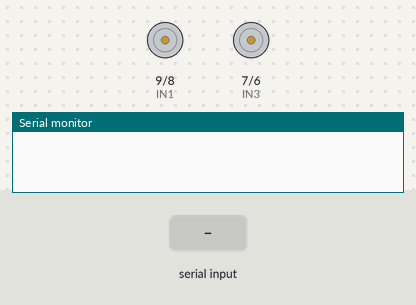
Simulated run of this sketch. Board: Arduino Uno, built with avr-gcc and run on an emulated ATmega328P. On the bench: motor-driver pin pairs drawn as motors (green arrow = first pin HIGH = forward, orange = second pin HIGH = backward, longer = more drive, scaled by the enable pin), the last lines printed to the serial monitor. The inputs (shaded band) are chosen by the test bench.

Above: at 1.2 s.
1.3 s: "30,150\n" received over Serial
At 1.7 s:
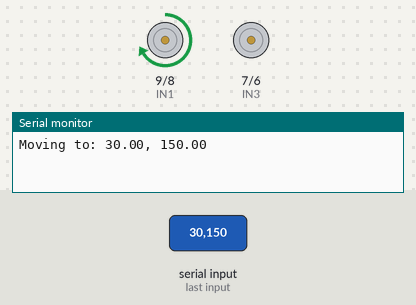
At 2.45 s:
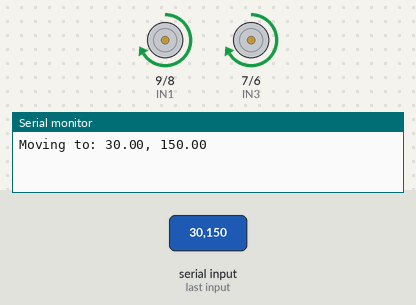
Timing chart, 0 to 10.3 s (numbered marks = the images above; inputs shaded):
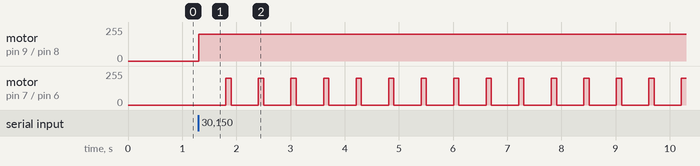

The sketch:

directioncode.ino.ino
```cpp
// Motor A - Left side
const int IN1 = 9;
const int IN2 = 8;
const int ENA = 10;

// Motor B - Right side
const int IN3 = 7;
const int IN4 = 6;
const int ENB = 5;

// Variables for tracking position
float currentX = 0;
float currentY = 0;

// Speed settings
const int motorSpeed = 200;  // Set the motor speed (0-255)

void setup() {
    Serial.begin(9600);

    // Motor pin modes
    pinMode(IN1, OUTPUT);
    pinMode(IN2, OUTPUT);
    pinMode(ENA, OUTPUT);
    pinMode(IN3, OUTPUT);
    pinMode(IN4, OUTPUT);
    pinMode(ENB, OUTPUT);
}
void loop() {
    if (Serial.available()) {
        String coords = Serial.readStringUntil('\n');
        int commaIndex = coords.indexOf(',');
        if (commaIndex > 0) {
            String xStr = coords.substring(0, commaIndex);
            String yStr = coords.substring(commaIndex + 1);
            float targetX = xStr.toFloat();
            float targetY = yStr.toFloat();

            Serial.print("Moving to: ");
            Serial.print(targetX);
            Serial.print(", ");
            Serial.println(targetY);

            move_rover_to_target(targetX, targetY);
            Serial.println("reached"); // Send acknowledgment after reaching the target
            delay(100); // Add a delay after sending acknowledgment
        }
    }
}


void move_rover_to_target(float targetX, float targetY) {
    float threshold = 0.1; // Acceptable distance to consider the target reached

    while (true) {
        float deltaX = targetX - currentX;
        float deltaY = targetY - currentY;

        // Check if the target is reached
        if (abs(deltaX) < threshold && abs(deltaY) < threshold) {
            stop_motors();
            Serial.println("reached");
            break;
        }

        if (abs(deltaX) > abs(deltaY)) {
            // Move along X-axis
            if (deltaX > 0) {
                forward(); // Moving forward towards positive X
            } else {
                backward(); // Moving backward towards negative X
            }
            // Minor adjustment along Y-axis
            if (deltaY > threshold) {
                right();
            } else if (deltaY < -threshold) {
                left();
            }
        } else {
            // Move along Y-axis
            if (deltaY > 0) {
                right(); // Moving towards positive Y
            } else {
                left(); // Moving towards negative Y
            }
            // Minor adjustment along X-axis
            if (deltaX > threshold) {
                forward();
            } else if (deltaX < -threshold) {
                backward();
            }
        }
        delay(100); // Delay for smoother movement control
    }
}


void update_position(float deltaX, float deltaY) {
    // Assume the rover moves 1 unit in x or y for every update
    // Adjust these values based on your movement speed and time
    currentX += (abs(deltaX) > abs(deltaY)) ? (deltaX > 0 ? 1 : -1) : 0;
    currentY += (abs(deltaY) > abs(deltaX)) ? (deltaY > 0 ? 1 : -1) : 0;
}

void forward() {
    digitalWrite(IN1, HIGH);
    digitalWrite(IN2, LOW);
    analogWrite(ENA, motorSpeed); // Set left motor speed
    digitalWrite(IN3, HIGH);
    digitalWrite(IN4, LOW);
    analogWrite(ENB, motorSpeed); // Set right motor speed
}

void backward() {
    digitalWrite(IN1, LOW);
    digitalWrite(IN2, HIGH);
    analogWrite(ENA, motorSpeed);  // Set left motor speed
    digitalWrite(IN3, LOW);
    digitalWrite(IN4, HIGH);
    analogWrite(ENB, motorSpeed);  // Set right motor speed
}

void left() {
    digitalWrite(IN1, LOW);
    digitalWrite(IN2, LOW);
    analogWrite(ENA, 0);      // Stop left motor
    digitalWrite(IN3, HIGH);
    digitalWrite(IN4, LOW);
    analogWrite(ENB, motorSpeed);    // Run right motor forward
    delay(500); // Adjust the rotation duration
}

void right() {
    digitalWrite(IN1, HIGH);
    digitalWrite(IN2, LOW);
    analogWrite(ENA, motorSpeed);    // Run left motor forward
    digitalWrite(IN3, LOW);
    digitalWrite(IN4, LOW);
    analogWrite(ENB, 0);      // Stop right motor
    delay(500); // Adjust the rotation duration
}

void stop_motors() {
    digitalWrite(IN1, LOW);
    digitalWrite(IN2, LOW);
    digitalWrite(IN3, LOW);
    digitalWrite(IN4, LOW);
}
```

Measured:
- after the input at 1.3 s, motor on pin 9 (IN1) / pin 8 (IN2): stopped → forward 200/255 at once; motor on pin 7 (IN3) / pin 6 (IN4): alternates forward 200/255 for 0.10 s and stopped for 0.50 s, starting after 0.51 s
